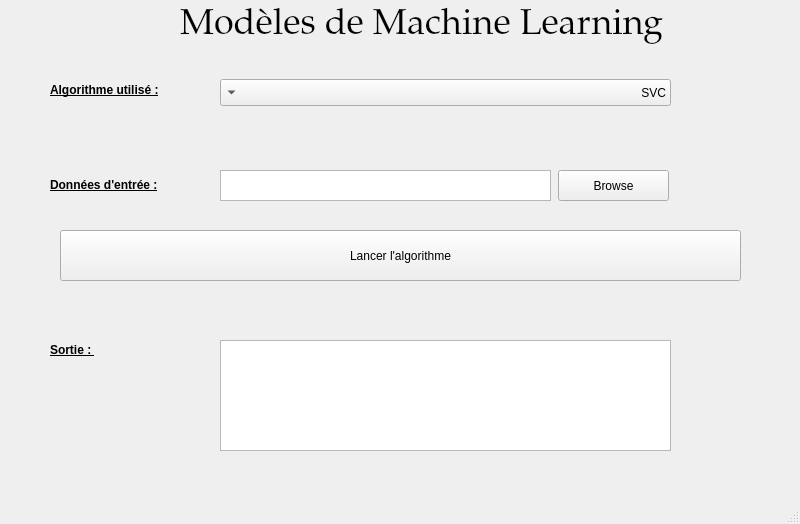
<?xml version="1.0" encoding="UTF-8"?>
<ui version="4.0">
 <class>MainWindow</class>
 <widget class="QMainWindow" name="MainWindow">
  <property name="geometry">
   <rect>
    <x>0</x>
    <y>0</y>
    <width>800</width>
    <height>524</height>
   </rect>
  </property>
  <property name="windowTitle">
   <string>MainWindow</string>
  </property>
  <widget class="QWidget" name="centralwidget">
   <widget class="QComboBox" name="choix_algo">
    <property name="geometry">
     <rect>
      <x>220</x>
      <y>79</y>
      <width>451</width>
      <height>27</height>
     </rect>
    </property>
    <property name="font">
     <font>
      <family>Ubuntu</family>
     </font>
    </property>
    <property name="layoutDirection">
     <enum>Qt::RightToLeft</enum>
    </property>
    <item>
     <property name="text">
      <string>SVC</string>
     </property>
    </item>
    <item>
     <property name="text">
      <string>Foret aléatoire</string>
     </property>
    </item>
    <item>
     <property name="text">
      <string>Arbre de décision</string>
     </property>
    </item>
    <item>
     <property name="text">
      <string>Réseau de neurones</string>
     </property>
    </item>
   </widget>
   <widget class="QLabel" name="label">
    <property name="geometry">
     <rect>
      <x>50</x>
      <y>80</y>
      <width>151</width>
      <height>20</height>
     </rect>
    </property>
    <property name="font">
     <font>
      <weight>75</weight>
      <bold>true</bold>
      <underline>true</underline>
     </font>
    </property>
    <property name="text">
     <string>Algorithme utilisé :</string>
    </property>
   </widget>
   <widget class="QLabel" name="label_2">
    <property name="geometry">
     <rect>
      <x>180</x>
      <y>0</y>
      <width>491</width>
      <height>51</height>
     </rect>
    </property>
    <property name="font">
     <font>
      <family>URW Palladio L</family>
      <pointsize>27</pointsize>
     </font>
    </property>
    <property name="text">
     <string>Modèles de Machine Learning</string>
    </property>
   </widget>
   <widget class="QLabel" name="label_3">
    <property name="geometry">
     <rect>
      <x>50</x>
      <y>175</y>
      <width>151</width>
      <height>20</height>
     </rect>
    </property>
    <property name="font">
     <font>
      <weight>75</weight>
      <bold>true</bold>
      <underline>true</underline>
     </font>
    </property>
    <property name="text">
     <string>Données d'entrée :</string>
    </property>
   </widget>
   <widget class="QTextEdit" name="fichier_selec">
    <property name="geometry">
     <rect>
      <x>220</x>
      <y>170</y>
      <width>331</width>
      <height>31</height>
     </rect>
    </property>
   </widget>
   <widget class="QPushButton" name="Browse_bouton">
    <property name="geometry">
     <rect>
      <x>558</x>
      <y>170</y>
      <width>111</width>
      <height>31</height>
     </rect>
    </property>
    <property name="text">
     <string>Browse</string>
    </property>
   </widget>
   <widget class="QLabel" name="label_4">
    <property name="geometry">
     <rect>
      <x>50</x>
      <y>340</y>
      <width>151</width>
      <height>20</height>
     </rect>
    </property>
    <property name="font">
     <font>
      <weight>75</weight>
      <bold>true</bold>
      <underline>true</underline>
     </font>
    </property>
    <property name="text">
     <string>Sortie : </string>
    </property>
   </widget>
   <widget class="QTextBrowser" name="sortie">
    <property name="geometry">
     <rect>
      <x>220</x>
      <y>340</y>
      <width>451</width>
      <height>111</height>
     </rect>
    </property>
   </widget>
   <widget class="QPushButton" name="launch_bouton">
    <property name="geometry">
     <rect>
      <x>60</x>
      <y>230</y>
      <width>681</width>
      <height>51</height>
     </rect>
    </property>
    <property name="text">
     <string>Lancer l'algorithme</string>
    </property>
   </widget>
  </widget>
  <widget class="QMenuBar" name="menubar">
   <property name="geometry">
    <rect>
     <x>0</x>
     <y>0</y>
     <width>800</width>
     <height>25</height>
    </rect>
   </property>
  </widget>
  <widget class="QStatusBar" name="statusbar"/>
 </widget>
 <resources/>
 <connections/>
</ui>
